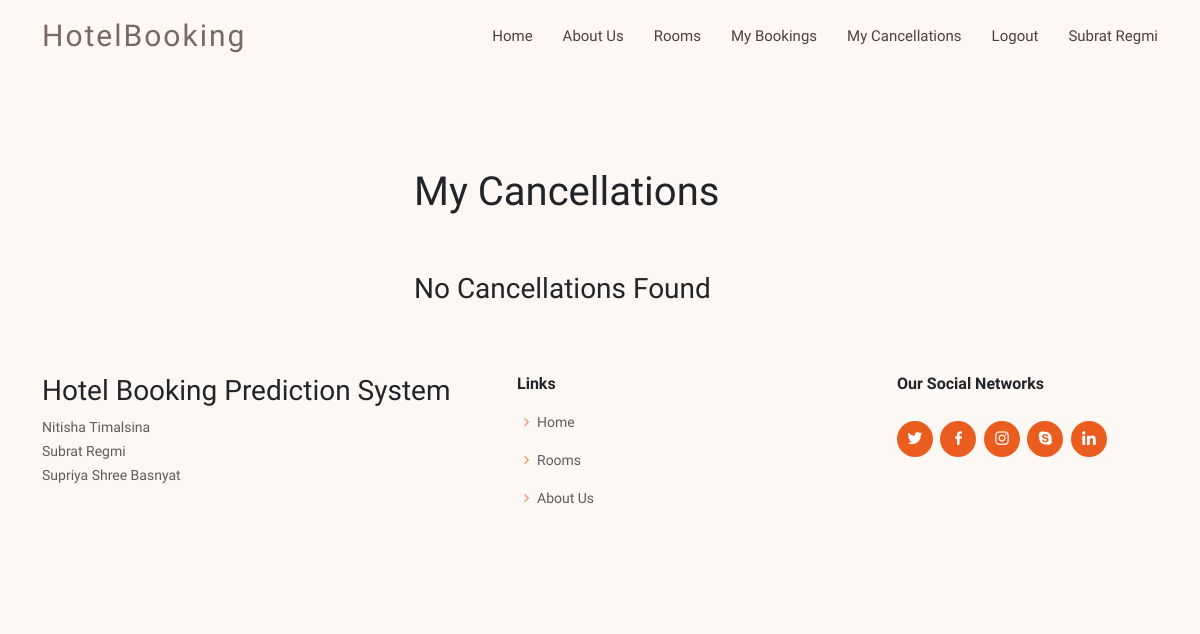
Before: /my_cancellations/ (signed in) with the older database file.
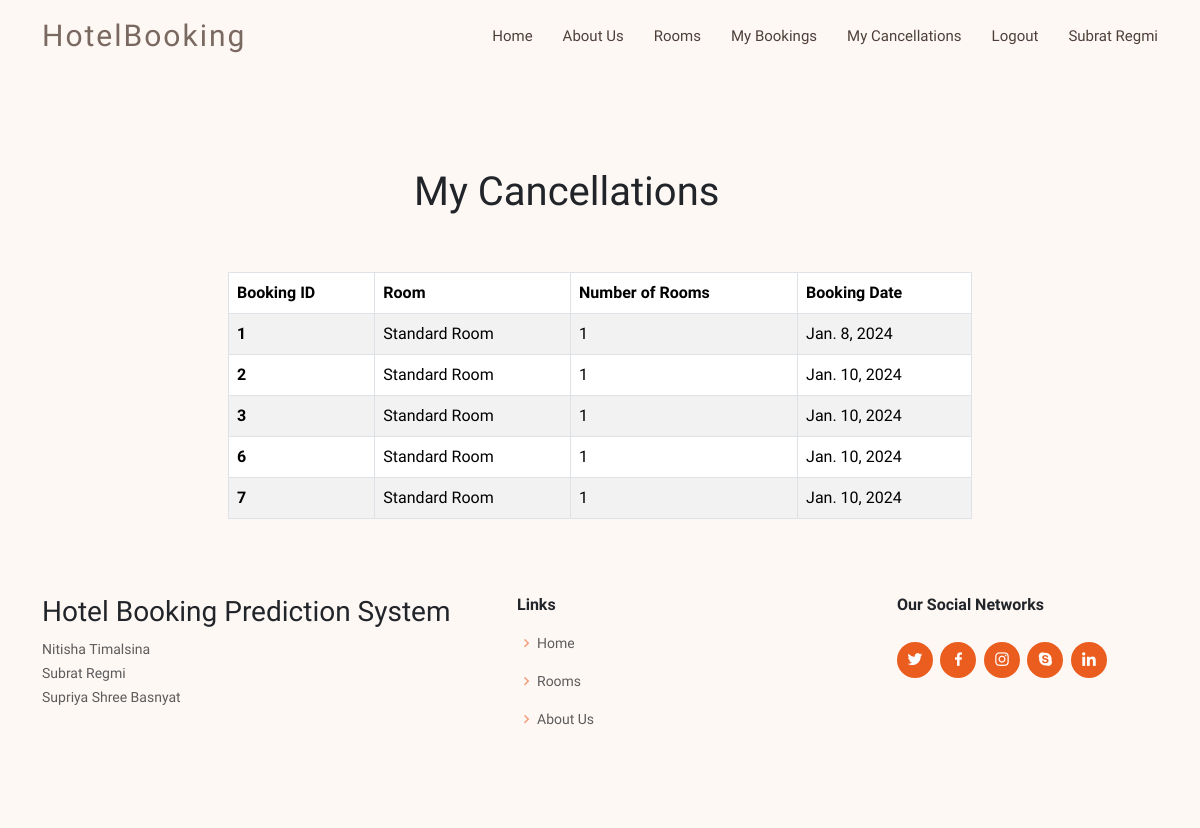
After: the same page with the newer database file.
### shared/models.py (models this page shows, shortened)
class Booking(models.Model):
    MealPlan = (
        ('Not Selected', 'None'),
        ('Meal Plan 1', 'Dinner'),
        ('Meal Plan 2', 'Dinner and Breakfast'),
        ('Meal Plan 3', 'Dinner, Breakfast, and Lunch'),
    )
    Branch = (
        ('Branch 1', 'Branch 1'),
        ('Branch 2', 'Branch 2'),
        ('Branch 3', 'Branch 3'),
        ('Branch 4', 'Branch 4'),
        ('Branch 5', 'Branch 5'),
    )
    CheckedInStatus = (
        ('True','Checked In'),
        ('False','Not Checked In'),
    )
    room = models.ForeignKey(Room, on_delete=models.CASCADE)
    customer = models.ForeignKey(CustomUser, on_delete=models.CASCADE)
    no_of_rooms = models.PositiveIntegerField(default=1)
    no_of_adults = models.PositiveIntegerField(default = 1)
    no_of_children = models.IntegerField(default = 0)
    checkin_date = models.DateField(default = datetime.now().date())
    checkin_month = models.IntegerField(null = True)
    checkin_day = models.IntegerField(null = True)
    checkout_date = models.DateField(default = datetime.now().date() + timedelta(days=1))
    booking_date = models.DateField(default = datetime.now().date())
    no_of_days = models.IntegerField(blank = True, null = True)
    weeknights = models.IntegerField(null = True)
    weekend_nights = models.IntegerField(null = True)
    lead_time = models.IntegerField(blank = True, null = True)
    meal_plan = models.CharField(max_length=255, choices = MealPlan, default = 'None')
    car_parking = models.BooleanField(default = False)
    branch = models.CharField(max_length=255, choices=Branch, default ='Branch 1')
    children_meal = models.BooleanField(default = False, null = True)
    city_map = models.BooleanField(default = False, null = True)
    tour_guide = models.BooleanField(default = False, null = True)
    airport_pickup = models.BooleanField(default = False, null = True)
    wheelchair = models.BooleanField(default = False, null = True)
    no_of_special_requests = models.IntegerField(null = True)
    dynamic_price = models.DecimalField(max_digits = 10, decimal_places = 2, null = True)
    status = models.BooleanField(null = True)
    processed = models.BooleanField(default = False)
    checked_in_status = models.CharField(null = True,max_length = 20, choices = CheckedInStatus)
    prediction_status = models.BooleanField(null = True)

class Room(models.Model):
    name = models.CharField(max_length=50)
    price = models.DecimalField(max_digits=5, default = 0, decimal_places=2)
    description = models.CharField(max_length=250, blank = True, null = True)
    image = models.ImageField(upload_to = 'uploads/rooms', null=True)
    max_capacity = models.PositiveIntegerField(null = True)

### customer/views.py (the view)
# urls.py: path('my_cancellations/', views.my_cancellations, name = 'my_cancellations'),
@login_required(login_url="login_user")
def my_cancellations(request):
    customer = request.user
    cancellations = Booking.objects.filter(customer = customer, status = False)
    return render(request, 'customer/my_cancellations.html', {'cancellations':cancellations})

### customer/templates/customer/my_cancellations.html
{% extends "customer/base.html" %}
{% block content %}
<br/><br/>
<div class = 'container'>
<div class = 'col-md-8 offset-md-2'>
    <br/><br/>
    <h1 class = 'col-md-6 offset-md-3'>My Cancellations</h1>
    <br/><br/>
    {% if cancellations %}
    <table class="table table-striped table-bordered">
    <thead>
      <tr>
        <th scope="col">Booking ID</th>
        <th scope="col">Room</th>
        <th scope="col">Number of Rooms</th>
        <th scope="col">Booking Date</th>
      </tr>
    </thead>
    <tbody>
        {% for cancellation in  cancellations  %}
      <tr>
        <th scope="row">{{cancellation.id}}</th>
        <td>{{cancellation.room.name}}</td>
        <td>{{cancellation.no_of_rooms}}</td>
        <td>{{cancellation.booking_date}}</td>
      </tr>
      {% endfor %}
    </tbody>
  </table>
  {% else %}
  <h3 class = 'col-md-6 offset-md-3'>No Cancellations Found</h3>
  {% endif %}
</div>
</div>
{% endblock content %}

Changed rows visible on the page:
now on this page (row edited): Booking: id "1", room.name "Standard Room", no_of_rooms "1", booking_date "Jan. 8, 2024"
added Booking: id "2", room.name "Standard Room", no_of_rooms "1", booking_date "Jan. 10, 2024"
added Booking: id "3", room.name "Standard Room", no_of_rooms "1", booking_date "Jan. 10, 2024"
added Booking: id "6", room.name "Standard Room", no_of_rooms "1", booking_date "Jan. 10, 2024"
added Booking: id "7", room.name "Standard Room", no_of_rooms "1", booking_date "Jan. 10, 2024"
Other visible differences:
text no longer shown: "No Cancellations Found"
text now shown: "Booking ID Room Number of Rooms Booking Date"
